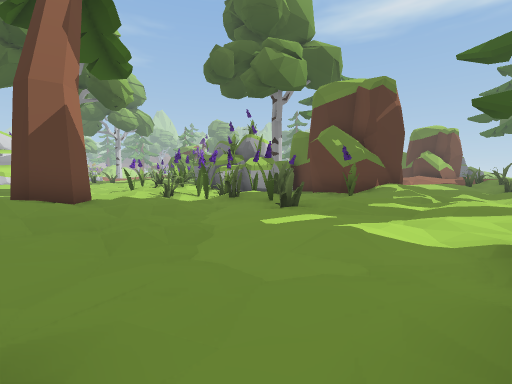
View 1 (above)

24 first-person views from a walk through a scene from a Unity 3-D project. The camera is 1.3 m above the floor, tilts 4° down and sees 90° across. The floor is counted in squares, 2 m on a side. Each view is taken from the middle of a square. On the plan, view 1 faces up. The plan holds only what a view shows up to about 9 squares ahead; the rest is blank. The place goes on beyond the plan. The player is left out. Some animated figures are not drawn.

View 2
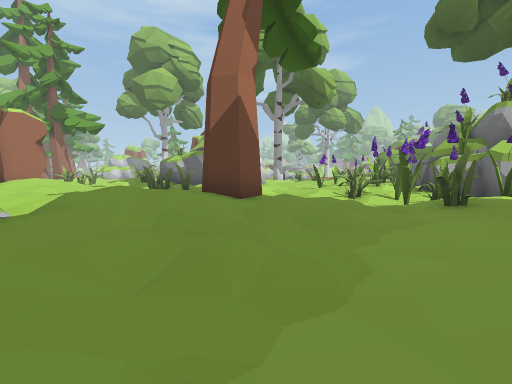

View 3
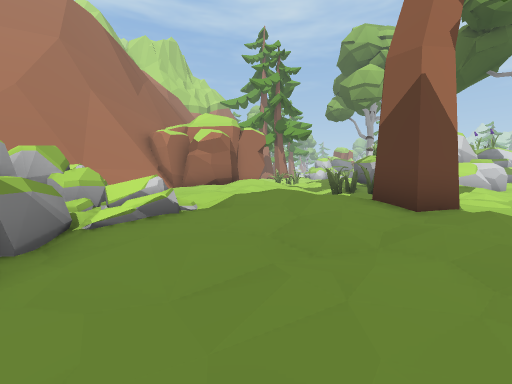

View 4
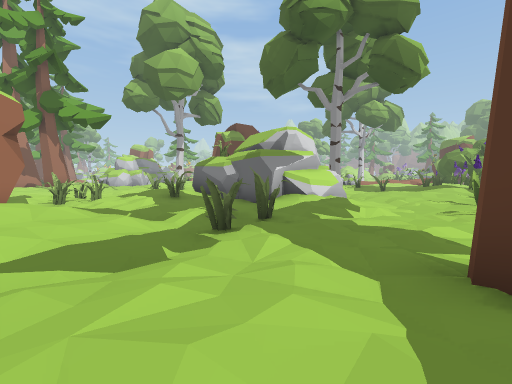

View 5
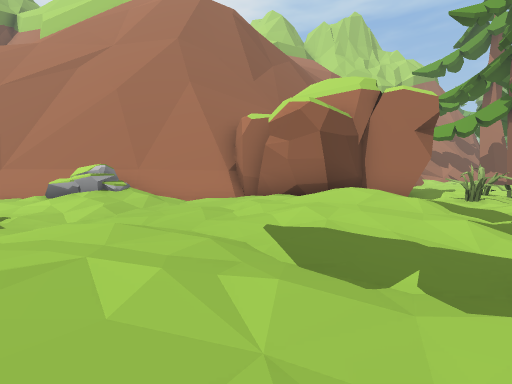

View 6
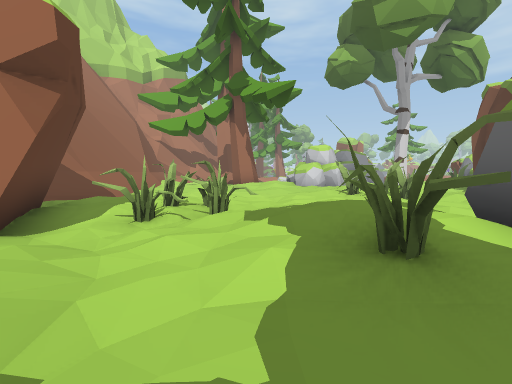

View 7
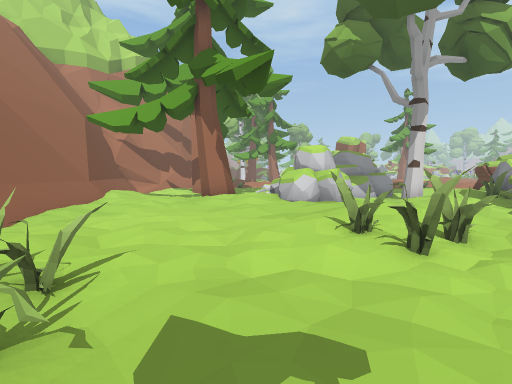

View 8
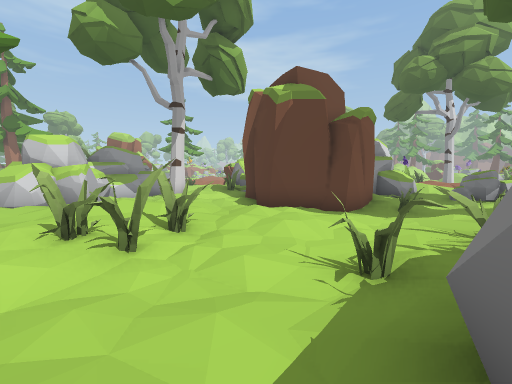

View 9
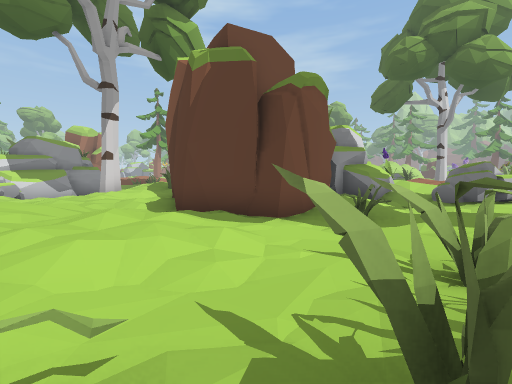

View 10
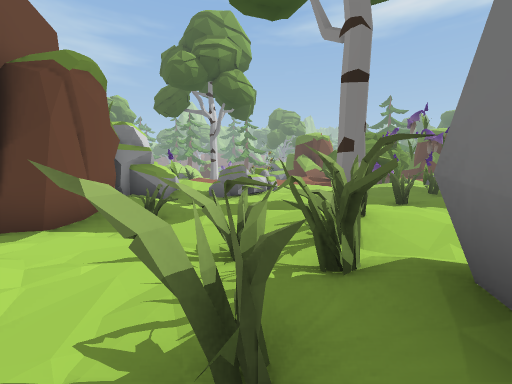

View 11
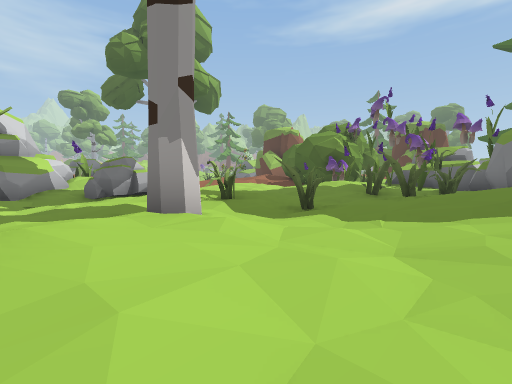

View 12
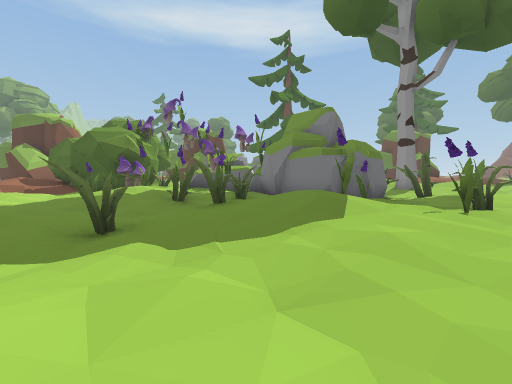

View 13
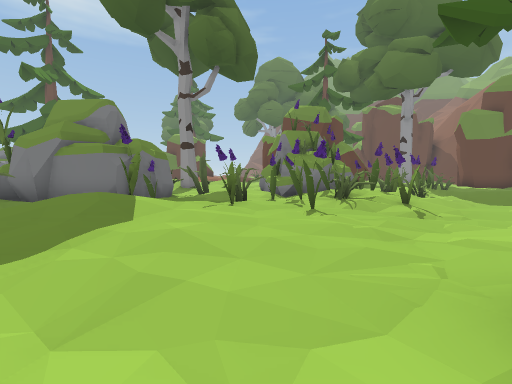

View 14
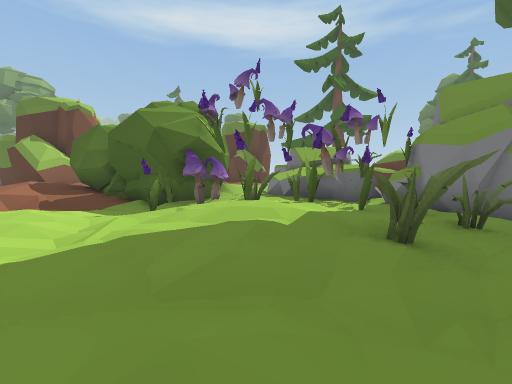

View 15
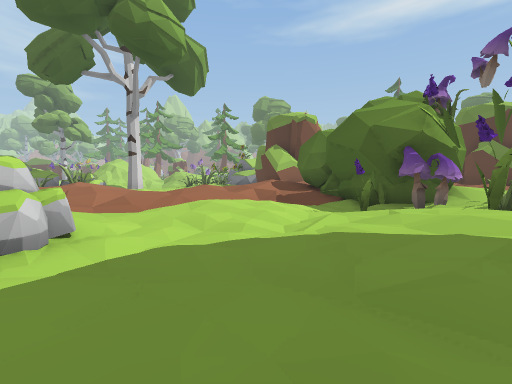

View 16
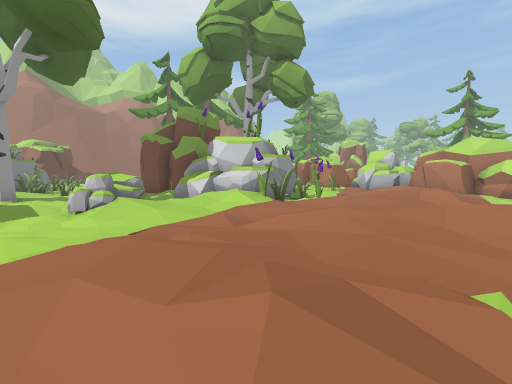

View 17
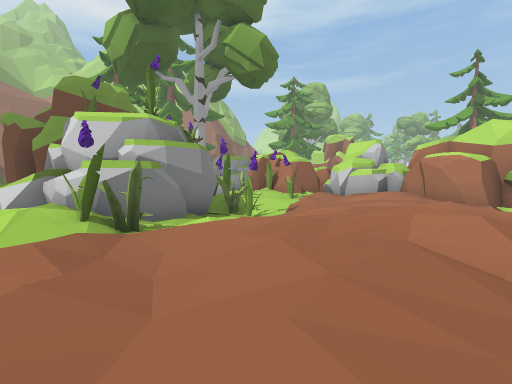

View 18
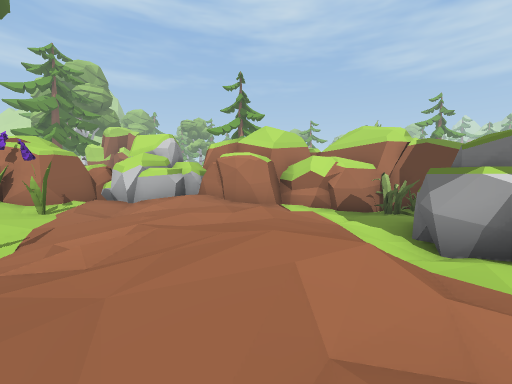

View 19
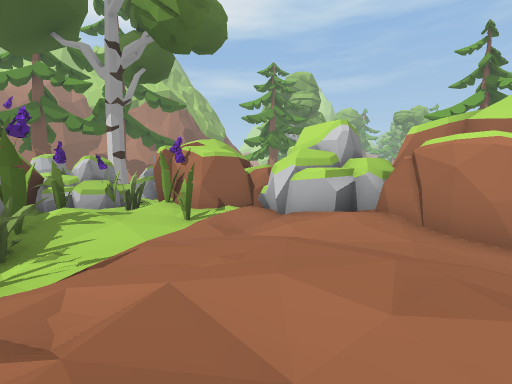

View 20
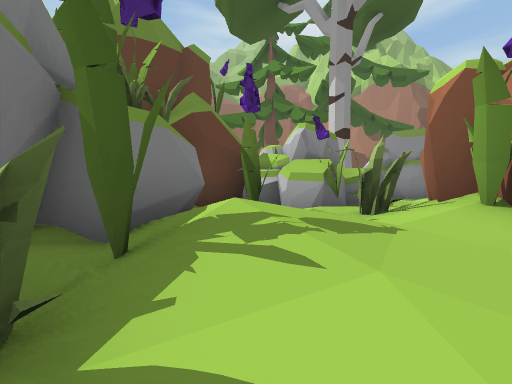

View 21
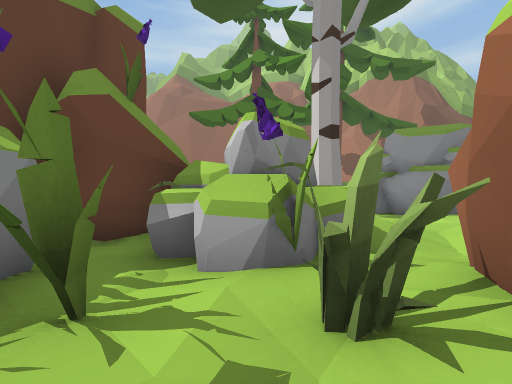

View 22
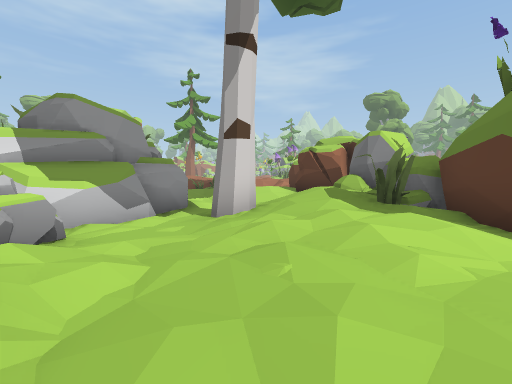

View 23
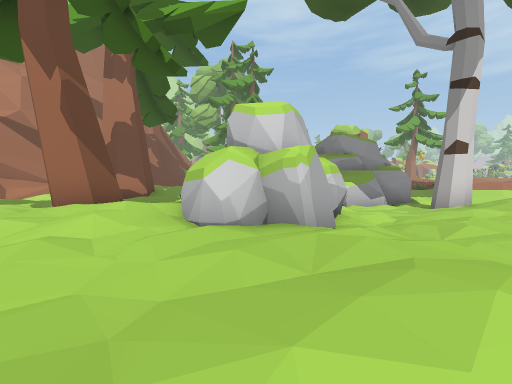

View 24
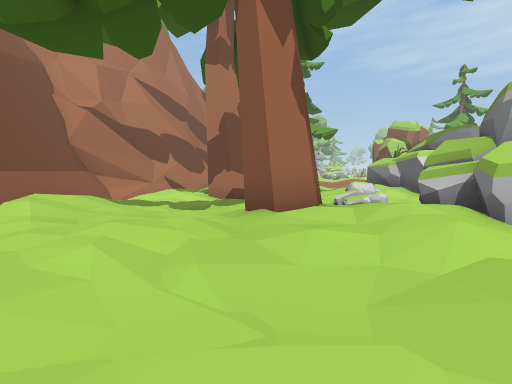

### Floor plan
Key: @ floor where view 1 was taken; # wall or solid block; x gap in a wall; . main floor; : floor 0.25 m higher than the main floor; - floor 0.25 m lower than the main floor; + floor 0.5 m higher than the main floor; _ floor 0.5 m lower than the main floor; * floor 0.75 m higher than the main floor; < floor 0.75 m lower than the main floor; % floor 1 m higher than the main floor; / step, stairs or slope; = window, fence, low wall or low ledge; ^ raised ledge; O other object.
Columns run from 28 left of view 1 to 5 right of it. Each row starts with its distance up from view 1.
 30  #_-###
 29  #---__-  *+:.:++*%#
 28 ##-.::///:++:::*:*+##
 27  #::++*%/+++*::++/./#
 26  #+:+:++*/:+:/:::.-.##
 25 O+*:::/::..:/-..::.#.##:#
 24 OO//./-./##:..-...--.#=^#
 23 OO:/.-#--#^/::/.-..::####
 22  #/#:/#####* :OO-..:++.###
 21  ###:*##  ##.OO-.-.:+:#.#
 20   ##.##   ##.OO.:...#/#.#
 19  ######   #---..::--x--.#
 18 :--OOO#   #._--.#.#.#:  ##
 17 .-. OO#   #.-_--.--.+*   ##-
 16 __.*#/##  #-#-..#.-.:++  -##
 15 __/::..####__-.::...:::.=.#
 14 #<#-.:.-##--__##:.......-..
 13 #___...--...--#..---..#.###
 12 #___-..-..:.--.#   ----/=##
 11 #OO.--.:+:..--.    #---#:####
 10   O ##:+*:#..-#    ^.--.:x.##
  9     ##.:::##-.#####/:---.#x#  -##/
  8  O  ##:..::..:+x.../...-_-_###-.::
  7 ./  :+/.-..-.:*#..##/..--.-###....
  6 ... #:......-.::.. #/..##:.-.#::-.
  5 #..-#:.......#.-./.---.::..-.=::..
  4 #--.:::....::##.:+:.-.:++..-....:
  3 .-/..:.--...:.#  *+:-.:/:.---.-.
  2 .-./::..--..#####/::.:..:.-----
  1 /////////##/    ##:..-. O/--..
  0 ###########     ##..---OO## @
 -1                  #/.:/-OO
 -2                  ##///-
 -3                   ## O.
 -4                    ##/-
 -5                     ###
 -6                      ##

Where each view was taken, in squares from view 1:
view 1: 0 up, 0 right, facing up
view 2: 2 up, 0 right, facing up-left
view 3: 3 up, 0 right, facing left
view 4: 3 up, 5 left, facing up-left
view 5: 5 up, 6 left, facing down-left
view 6: 6 up, 11 left, facing left
view 7: 7 up, 14 left, facing left
view 8: 8 up, 14 left, facing up-left
view 9: 11 up, 14 left, facing up-left
view 10: 11 up, 14 left, facing up
view 11: 13 up, 11 left, facing up
view 12: 14 up, 11 left, facing up-right
view 13: 14 up, 11 left, facing right
view 14: 19 up, 11 left, facing up-right
view 15: 19 up, 11 left, facing up
view 16: 29 up, 12 left, facing down-left
view 17: 28 up, 17 left, facing down-left
view 18: 27 up, 19 left, facing left
view 19: 27 up, 22 left, facing down-left
view 20: 23 up, 23 left, facing down
view 21: 21 up, 24 left, facing down
view 22: 11 up, 22 left, facing up-left
view 23: 9 up, 19 left, facing left
view 24: 5 up, 20 left, facing left
